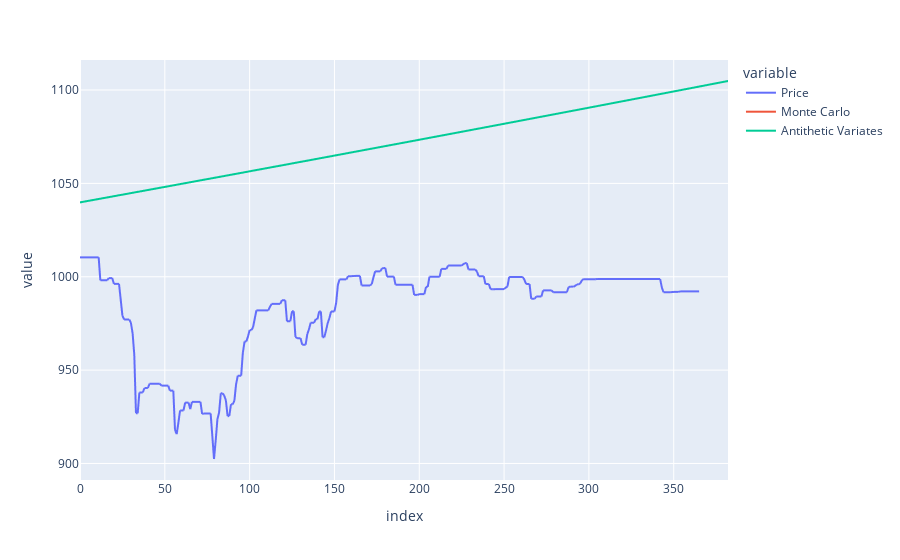

The notebook cell saved with this chart:
### Code cell
px.line(merged, y=["Price", "Monte Carlo", "Antithetic Variates"])

### Figure 1 — Plotly figure (JSON) as saved in the notebook; plotly's stock layout.template omitted (floating-point values rounded to 4 significant figures; data arrays with more than 128 entries replaced by an {"elided": "..."} marker saying what was removed)
{"data": [{"hovertemplate": "variable=Price<br>index=%{x}<br>value=%{y}<extra></extra>", "legendgroup": "Price", "line": {"color": "#636efa", "dash": "solid"}, "marker": {"symbol": "circle"}, "mode": "lines", "name": "Price", "showlegend": true, "type": "scattergl", "x": {"elided": "383 int values"}, "xaxis": "x", "y": {"elided": "383 float values"}, "yaxis": "y"}, {"hovertemplate": "variable=Monte Carlo<br>index=%{x}<br>value=%{y}<extra></extra>", "legendgroup": "Monte Carlo", "line": {"color": "#EF553B", "dash": "solid"}, "marker": {"symbol": "circle"}, "mode": "lines", "name": "Monte Carlo", "showlegend": true, "type": "scattergl", "x": {"elided": "383 int values"}, "xaxis": "x", "y": {"elided": "383 float values"}, "yaxis": "y"}, {"hovertemplate": "variable=Antithetic Variates<br>index=%{x}<br>value=%{y}<extra></extra>", "legendgroup": "Antithetic Variates", "line": {"color": "#00cc96", "dash": "solid"}, "marker": {"symbol": "circle"}, "mode": "lines", "name": "Antithetic Variates", "showlegend": true, "type": "scattergl", "x": {"elided": "383 int values"}, "xaxis": "x", "y": {"elided": "383 float values"}, "yaxis": "y"}], "layout": {"legend": {"title": {"text": "variable"}, "tracegroupgap": 0}, "margin": {"t": 60}, "xaxis": {"anchor": "y", "domain": [0, 1], "title": {"text": "index"}}, "yaxis": {"anchor": "x", "domain": [0, 1], "title": {"text": "value"}}}}
